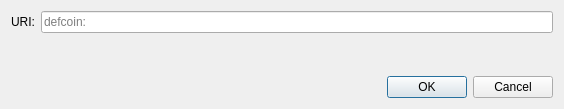
<?xml version="1.0" encoding="UTF-8"?>
<ui version="4.0">
 <class>OpenURIDialog</class>
 <widget class="QDialog" name="OpenURIDialog">
  <property name="geometry">
   <rect>
    <x>0</x>
    <y>0</y>
    <width>564</width>
    <height>109</height>
   </rect>
  </property>
  <property name="windowTitle">
   <string>Open defcoin URI</string>
  </property>
  <layout class="QVBoxLayout" name="verticalLayout">
   <item>
    <layout class="QHBoxLayout" name="horizontalLayout">
     <item>
      <widget class="QLabel" name="label">
       <property name="text">
        <string>URI:</string>
       </property>
      </widget>
     </item>
     <item>
      <widget class="QValidatedLineEdit" name="uriEdit">
       <property name="placeholderText">
        <string notr="true">defcoin:</string>
       </property>
      </widget>
     </item>
    </layout>
   </item>
   <item>
    <spacer name="verticalSpacer">
     <property name="orientation">
      <enum>Qt::Vertical</enum>
     </property>
     <property name="sizeHint" stdset="0">
      <size>
       <width>20</width>
       <height>40</height>
      </size>
     </property>
    </spacer>
   </item>
   <item>
    <widget class="QDialogButtonBox" name="buttonBox">
     <property name="orientation">
      <enum>Qt::Horizontal</enum>
     </property>
     <property name="standardButtons">
      <set>QDialogButtonBox::Cancel|QDialogButtonBox::Ok</set>
     </property>
    </widget>
   </item>
  </layout>
 </widget>
 <customwidgets>
  <customwidget>
   <class>QValidatedLineEdit</class>
   <extends>QLineEdit</extends>
   <header>qt/qvalidatedlineedit.h</header>
  </customwidget>
 </customwidgets>
 <resources/>
 <connections>
  <connection>
   <sender>buttonBox</sender>
   <signal>accepted()</signal>
   <receiver>OpenURIDialog</receiver>
   <slot>accept()</slot>
   <hints>
    <hint type="sourcelabel">
     <x>248</x>
     <y>254</y>
    </hint>
    <hint type="destinationlabel">
     <x>157</x>
     <y>274</y>
    </hint>
   </hints>
  </connection>
  <connection>
   <sender>buttonBox</sender>
   <signal>rejected()</signal>
   <receiver>OpenURIDialog</receiver>
   <slot>reject()</slot>
   <hints>
    <hint type="sourcelabel">
     <x>316</x>
     <y>260</y>
    </hint>
    <hint type="destinationlabel">
     <x>286</x>
     <y>274</y>
    </hint>
   </hints>
  </connection>
 </connections>
</ui>
